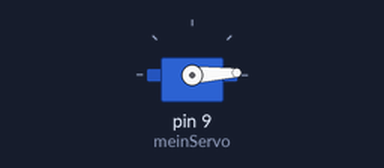
Simulated run of this sketch. Board: Arduino Uno, built with avr-gcc and run on an emulated ATmega328P. On the bench: servo.

Above: at 0.05 s.
At 0.9 s:
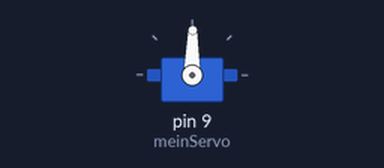
At 1.75 s:
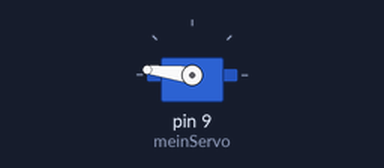
At 3.45 s:
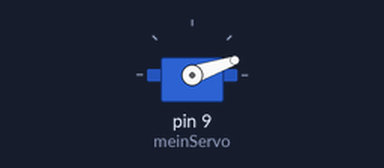
Timing chart, 0 to 8.3 s (numbered marks = the images above):
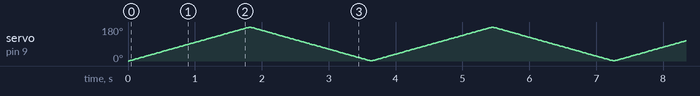

The sketch:

08_servo.ino
```cpp
// 08 – Servomotor (SG90)
// Der Servo dreht sich langsam von 0° bis 180° und wieder zurück.

#include <Servo.h>      // Servo-Bibliothek (erzeugt die 50-Hz-Steuerimpulse)
Servo meinServo;        // Servo-Objekt mit dem Namen "meinServo"

void setup() {
  meinServo.attach(9);  // Signalkabel (orange) an Pin 9
}

void loop() {
  // von 0° bis 180°: jeder Schritt 1 Grad, danach 10 ms warten
  for (int i = 0; i < 180; i += 1) {
    meinServo.write(i);
    delay(10);
  }

  // von 180° zurück bis 0°
  for (int i = 180; i > 0; i -= 1) {
    meinServo.write(i);
    delay(10);
  }
}
```
